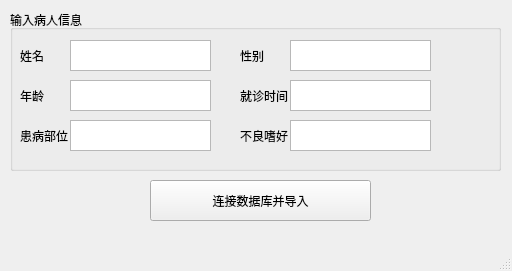
<?xml version="1.0" encoding="UTF-8"?>
<ui version="4.0">
 <class>window_input_information</class>
 <widget class="QMainWindow" name="window_input_information">
  <property name="geometry">
   <rect>
    <x>0</x>
    <y>0</y>
    <width>512</width>
    <height>271</height>
   </rect>
  </property>
  <property name="minimumSize">
   <size>
    <width>512</width>
    <height>271</height>
   </size>
  </property>
  <property name="maximumSize">
   <size>
    <width>512</width>
    <height>271</height>
   </size>
  </property>
  <property name="windowTitle">
   <string>MainWindow</string>
  </property>
  <widget class="QWidget" name="centralwidget">
   <widget class="QPushButton" name="pushButton">
    <property name="geometry">
     <rect>
      <x>150</x>
      <y>180</y>
      <width>221</width>
      <height>41</height>
     </rect>
    </property>
    <property name="text">
     <string>连接数据库并导入</string>
    </property>
   </widget>
   <widget class="QGroupBox" name="groupBox">
    <property name="geometry">
     <rect>
      <x>10</x>
      <y>10</y>
      <width>491</width>
      <height>161</height>
     </rect>
    </property>
    <property name="title">
     <string>输入病人信息</string>
    </property>
    <widget class="QLabel" name="label">
     <property name="geometry">
      <rect>
       <x>10</x>
       <y>30</y>
       <width>71</width>
       <height>31</height>
      </rect>
     </property>
     <property name="text">
      <string>姓名</string>
     </property>
    </widget>
    <widget class="QTextEdit" name="textEdit">
     <property name="geometry">
      <rect>
       <x>60</x>
       <y>30</y>
       <width>141</width>
       <height>31</height>
      </rect>
     </property>
    </widget>
    <widget class="QTextEdit" name="textEdit_2">
     <property name="geometry">
      <rect>
       <x>60</x>
       <y>70</y>
       <width>141</width>
       <height>31</height>
      </rect>
     </property>
    </widget>
    <widget class="QLabel" name="label_2">
     <property name="geometry">
      <rect>
       <x>10</x>
       <y>70</y>
       <width>71</width>
       <height>31</height>
      </rect>
     </property>
     <property name="text">
      <string>年龄</string>
     </property>
    </widget>
    <widget class="QTextEdit" name="textEdit_3">
     <property name="geometry">
      <rect>
       <x>60</x>
       <y>110</y>
       <width>141</width>
       <height>31</height>
      </rect>
     </property>
    </widget>
    <widget class="QLabel" name="label_3">
     <property name="geometry">
      <rect>
       <x>10</x>
       <y>110</y>
       <width>71</width>
       <height>31</height>
      </rect>
     </property>
     <property name="text">
      <string>患病部位</string>
     </property>
    </widget>
    <widget class="QTextEdit" name="textEdit_4">
     <property name="geometry">
      <rect>
       <x>280</x>
       <y>110</y>
       <width>141</width>
       <height>31</height>
      </rect>
     </property>
    </widget>
    <widget class="QLabel" name="label_4">
     <property name="geometry">
      <rect>
       <x>230</x>
       <y>110</y>
       <width>71</width>
       <height>31</height>
      </rect>
     </property>
     <property name="text">
      <string>不良嗜好</string>
     </property>
    </widget>
    <widget class="QTextEdit" name="textEdit_5">
     <property name="geometry">
      <rect>
       <x>280</x>
       <y>30</y>
       <width>141</width>
       <height>31</height>
      </rect>
     </property>
    </widget>
    <widget class="QLabel" name="label_5">
     <property name="geometry">
      <rect>
       <x>230</x>
       <y>30</y>
       <width>71</width>
       <height>31</height>
      </rect>
     </property>
     <property name="text">
      <string>性别</string>
     </property>
    </widget>
    <widget class="QTextEdit" name="textEdit_6">
     <property name="geometry">
      <rect>
       <x>280</x>
       <y>70</y>
       <width>141</width>
       <height>31</height>
      </rect>
     </property>
    </widget>
    <widget class="QLabel" name="label_6">
     <property name="geometry">
      <rect>
       <x>230</x>
       <y>70</y>
       <width>71</width>
       <height>31</height>
      </rect>
     </property>
     <property name="text">
      <string>就诊时间</string>
     </property>
    </widget>
   </widget>
  </widget>
  <widget class="QMenuBar" name="menubar">
   <property name="geometry">
    <rect>
     <x>0</x>
     <y>0</y>
     <width>512</width>
     <height>22</height>
    </rect>
   </property>
  </widget>
  <widget class="QStatusBar" name="statusbar"/>
 </widget>
 <resources/>
 <connections/>
</ui>
